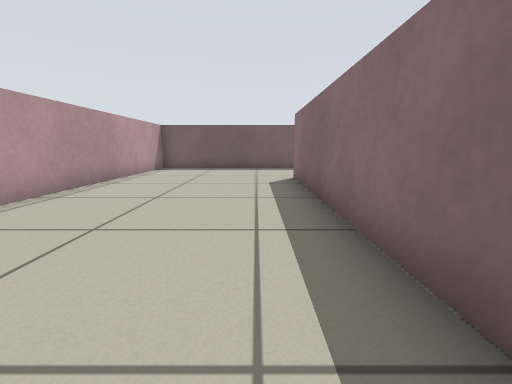
[1] (above)

17 first-person views from a walk through a Stage world. The camera is 0.5 m above the floor, tilts 10° down and sees 90° across. Floor lines are 1 m apart. The floor is counted in squares, 0.5 m on a side. Each view is taken from the middle of a square. On the plan, view 1 faces up. The plan holds only what a view shows up to about 11 squares ahead; the rest is blank. The place goes on beyond the plan. Robots are left out.

[2]
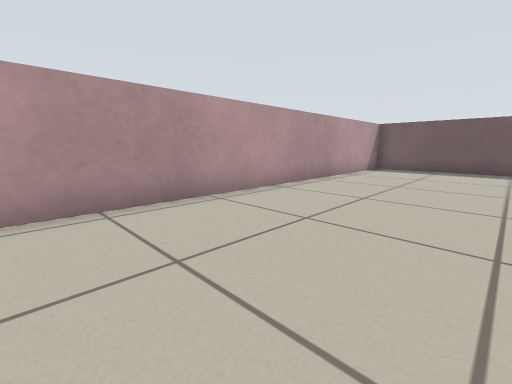

[3]
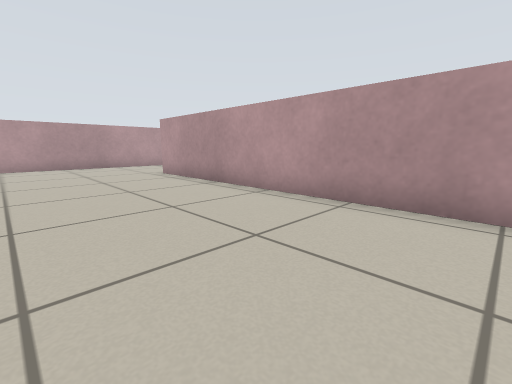

[4]
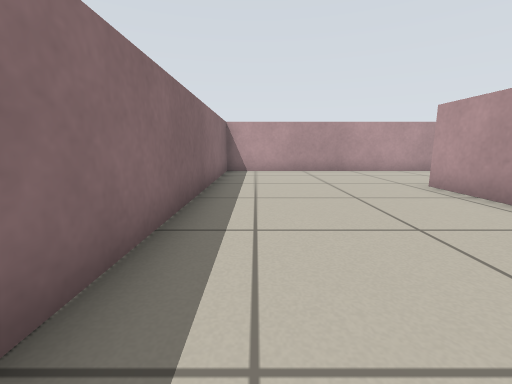

[5]
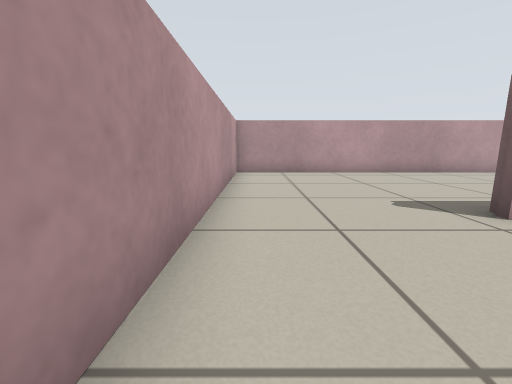

[6]
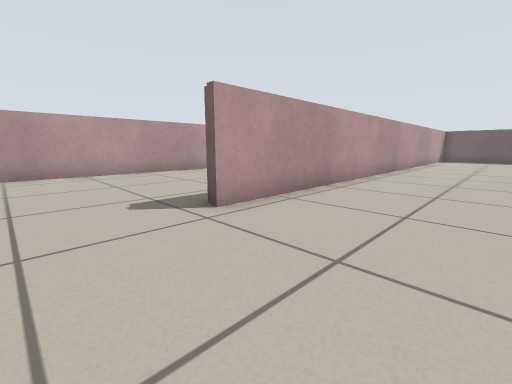

[7]
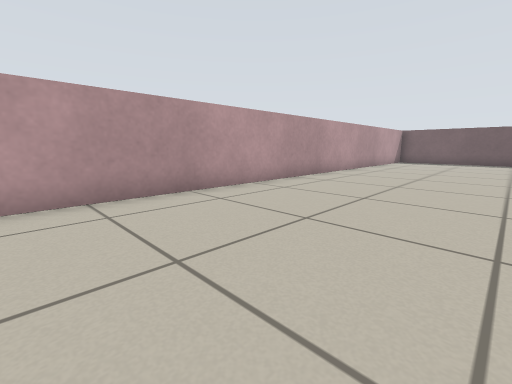

[8]
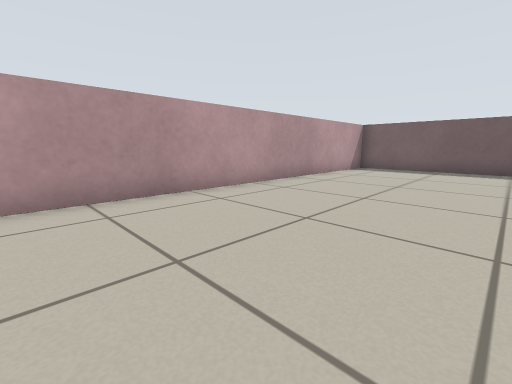

[9]
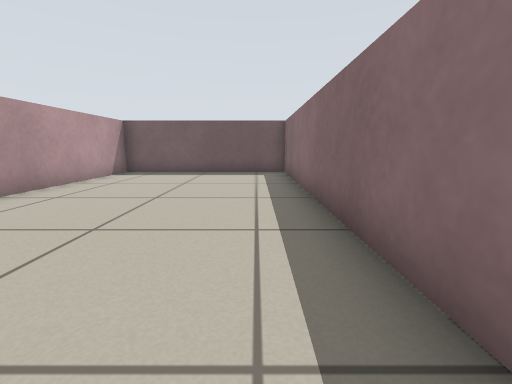

[10]
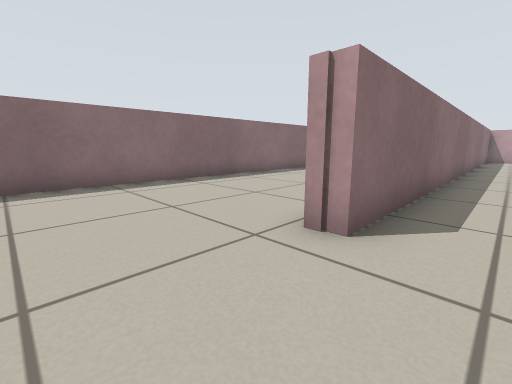

[11]
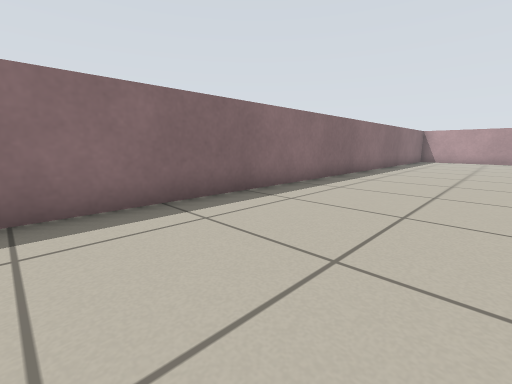

[12]
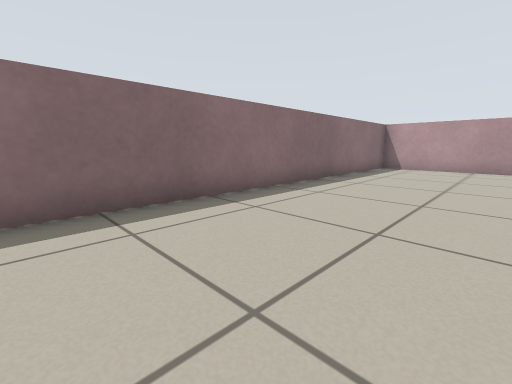

[13]
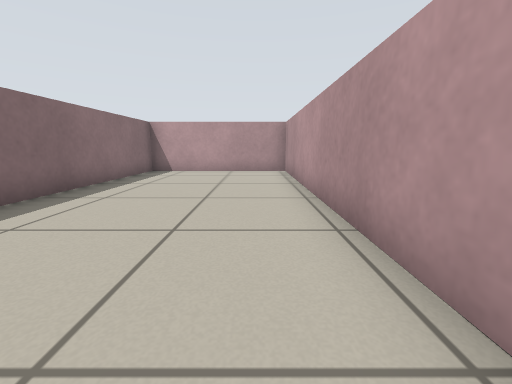

[14]
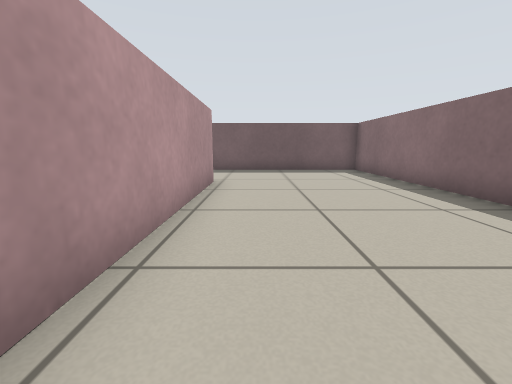

[15]
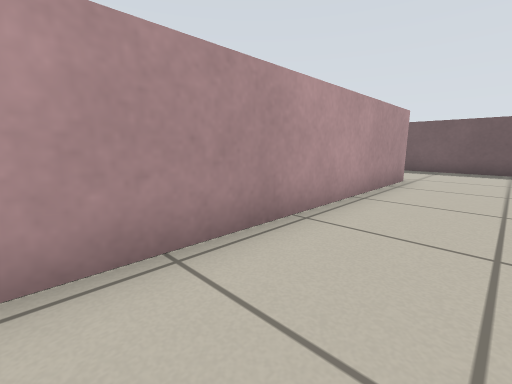

[16]
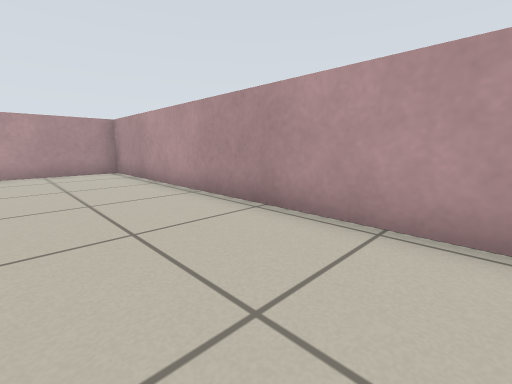

[17]
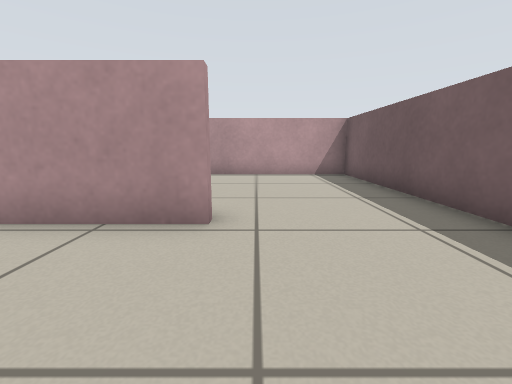

### Floor plan
Ten units are one square. View 1 is at (0, 0); x grows to the right and y downward. Boxes are objects, and circles mark ways between rooms. Rooms are numbered by the first view taken in them; rooms with no view inside come last. Other rooms are left out.
<svg viewBox="-117 -128 196 241">
<path fill="none" stroke="#000" d="M-49 -30 -49 -123 -112 -123 -112 108 12 108 12 -83 18 -83M25 -123 -44 -123 -44 65 -49 65M18 -83 18 108 74 108 74 -123 25 -123"/>
<circle cx="15" cy="-100" r="3" fill="#2a7"/>
<text x="-60" y="0">1</text>
<text x="40" y="-10">2</text>
</svg>
Room 1 opens to room 2.

Where each view was taken, in squares from view 1:
view 1: 0 up, 0 right, facing up
view 2: 0 up, 0 right, facing up-left
view 3: 3 up, 0 right, facing down-left
view 4: 0 up, 0 right, facing down
view 5: 10 down, 1 left, facing left
view 6: 9 down, 1 left, facing up-left
view 7: 6 down, 6 left, facing up-left
view 8: 0 up, 6 left, facing up-left
view 9: 2 up, 6 left, facing up
view 10: 11 up, 0 right, facing down-right
view 11: 9 up, 3 right, facing down-right
view 12: 2 up, 3 right, facing down-right
view 13: 0 up, 3 right, facing down
view 14: 1 up, 3 right, facing up
view 15: 0 up, 4 right, facing up-left
view 16: 0 up, 5 right, facing down-left
view 17: 9 up, 5 right, facing left
